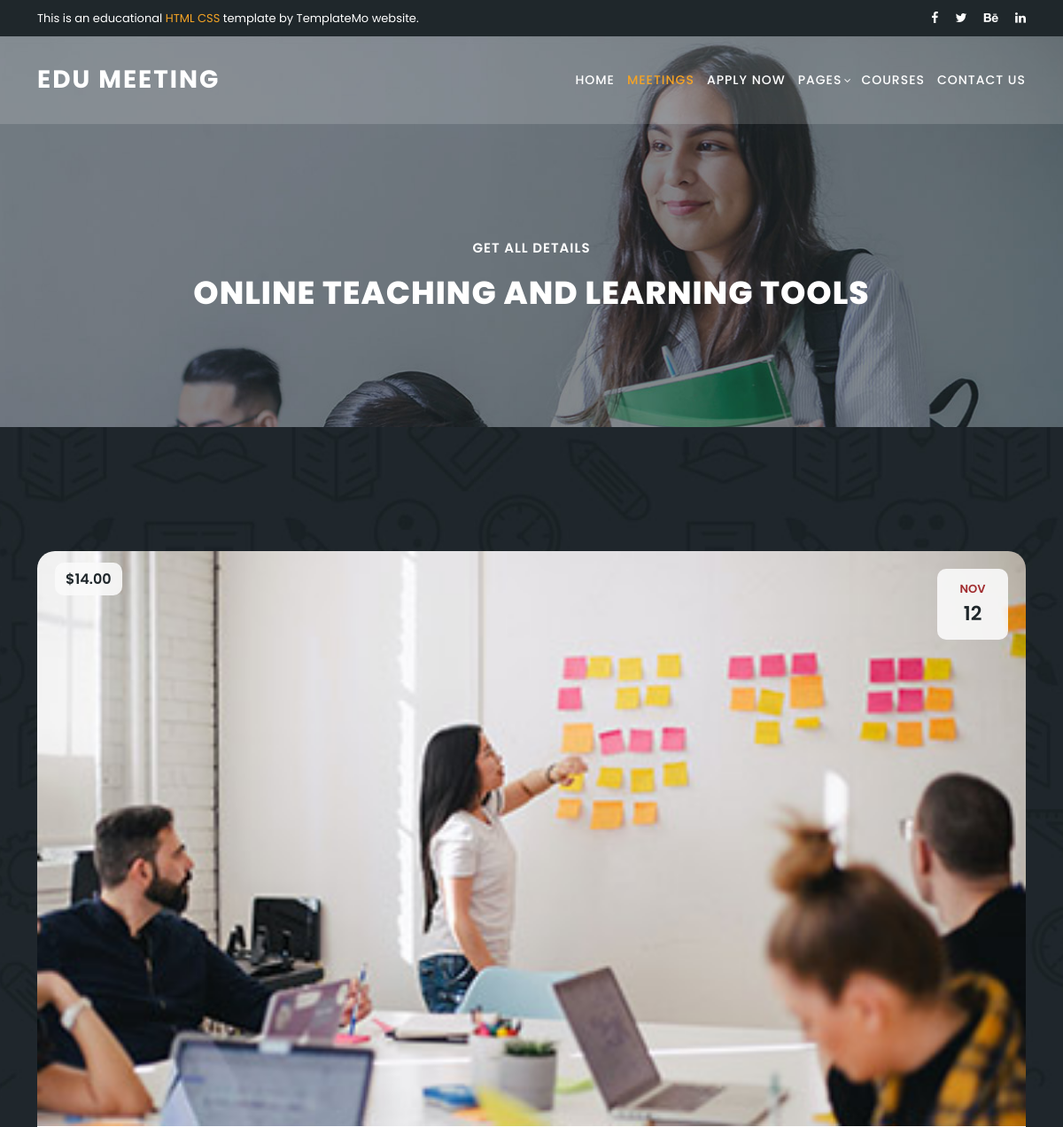
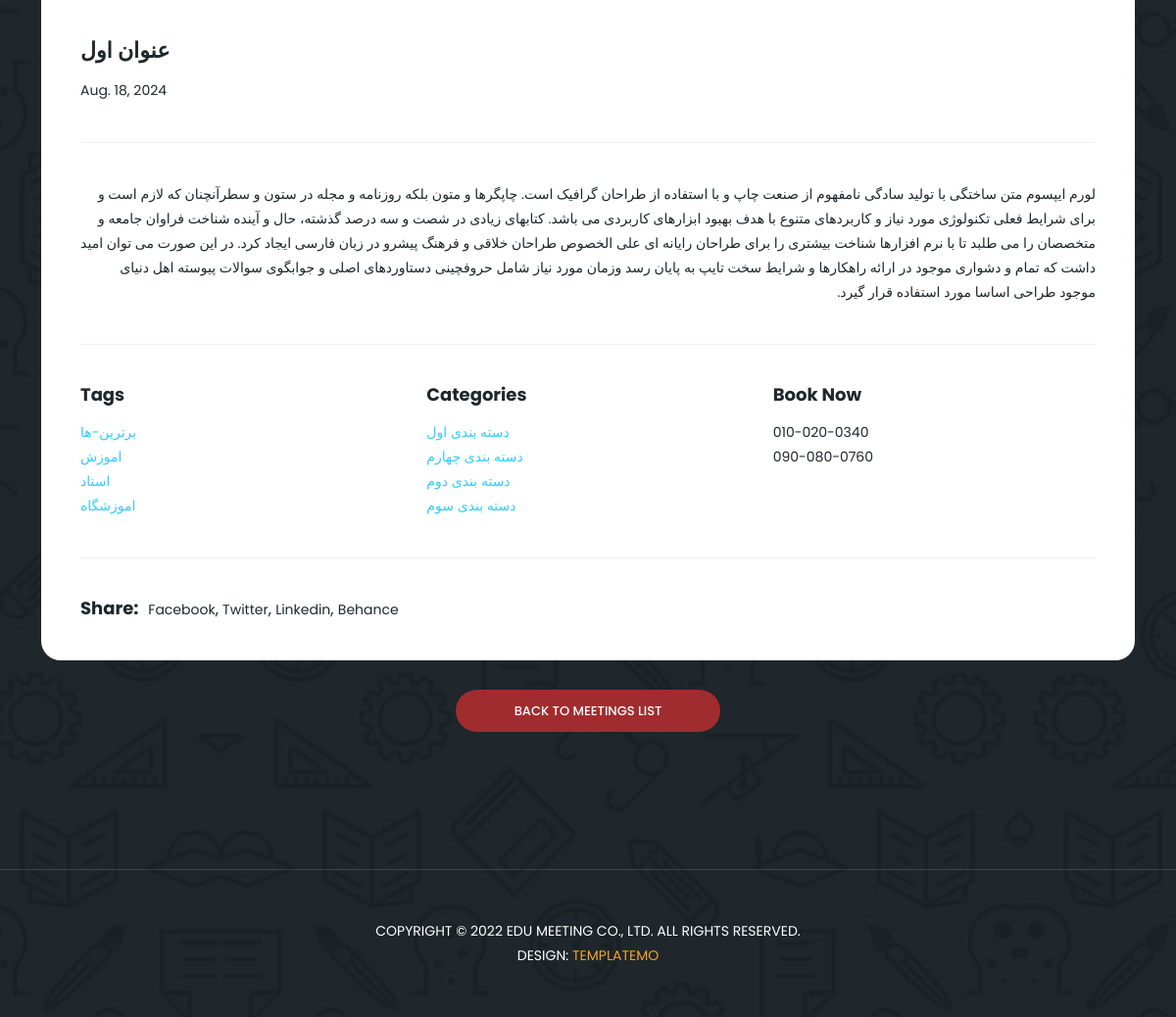
The page /blog/1 on the database its author committed (2 pictures, top to bottom).
### blog/models.py (models this page shows, shortened)
class Blog(models.Model):
    title = models.CharField(_("عنوان"), max_length=50)
    description = models.CharField(_("توضیحات"), max_length=100)
    content = models.TextField(_("متن"))
    created_at = models.DateField(_("زمان انتشار"), default=timezone.now)
    image = models.ImageField(_("تصویر"), upload_to="blogs/", blank=True, null=True)
    category = models.ForeignKey("Category", related_name="blog", on_delete=models.CASCADE, verbose_name=_("دسته بندی"), blank=True, null=True)
    tags = models.ManyToManyField("Tag", related_name="blogs", verbose_name=_("تگ ها"), blank=True, null=True)

class Tag(models.Model):
    title = models.CharField(_("عنوان"), max_length=50)
    slug = models.SlugField(_("عنوان لاتین"))
    published_at = models.DateTimeField(_("تاریخ انتشار"), auto_now=False, auto_now_add=True)
    update_at = models.DateTimeField(_("تاریخ بروزرسانی"), auto_now=False, auto_now_add=True)

class Category(models.Model):
    title = models.CharField(_("عنوان"), max_length=50)
    slug = models.SlugField(_("عنوان لاتین"))
    published_at = models.DateTimeField(_("تاریخ انتشار"), auto_now=False, auto_now_add=True)

### blog/views.py (the view)
# urls.py: path("<int:id>", views.blog_detail, name="blog_detail"),
def blog_detail(request, id):
    blog = Blog.objects.get(id=id)
    tags = Tag.objects.all().filter(blogs=blog)
    categories = Category.objects.all()
    context = {
        "blog": blog,
        "tags": tags,
        "categories": categories,
    }
    return render(request, "blog/blog_detail.html", context)

### blog/templates/blog/blog_detail.html
{% extends 'base.html' %}
{% load static%}
{% block content%}
  <section class="heading-page header-text" id="top">
    <div class="container">
      <div class="row">
        <div class="col-lg-12">
          <h6>Get all details</h6>
          <h2>Online Teaching and Learning Tools</h2>
        </div>
      </div>
    </div>
  </section>
  <section class="meetings-page" id="meetings">
    <div class="container">
      <div class="row">
        <div class="col-lg-12">
          <div class="row">
            <div class="col-lg-12">
              <div class="meeting-single-item">
                <div class="thumb">
                  <div class="price">
                    <span>$14.00</span>
                  </div>
                  <div class="date">
                    <h6>Nov <span>12</span></h6>
                  </div>
                  <a href="meeting-details.html"><img src="{{blog.image.url}}" alt=""></a>
                </div>
                <div class="down-content">
                  <a href="meeting-details.html"><h4>{{blog.title}}</h4></a>
                  <p>{{blog.created_at}}</p>
                  <p dir="rtl" class="description">{{blog.content}}</p>
                  <div class="row">
                    <div class="col-lg-4">
                      <div class="Tags">
                        <h5>Tags</h5>
                        {% for tag in tags %}
                        <p><a href="{% url 'blog:tag' tag.slug %}">{{tag.title}}</a></p>
                        {% endfor %}
                      </div>
                    </div>
                    <div class="col-lg-4">
                      <div class="Categories">
                        <h5>Categories</h5>
                         {% for cat in categories %}
                            <p><a href="{% url 'blog:category' cat.slug %}"><span>{{cat.title}}</span></a></p>
                            {% endfor %}
                      </div>
                    </div>
                    <div class="col-lg-4">
                      <div class="book now">
                        <h5>Book Now</h5>
                        <p>010-020-0340<br>090-080-0760</p>
                      </div>
                    </div>
                    <div class="col-lg-12">
                      <div class="share">
                        <h5>Share:</h5>
                        <ul>
                          <li><a href="#">Facebook</a>,</li>
                          <li><a href="#">Twitter</a>,</li>
                          <li><a href="#">Linkedin</a>,</li>
                          <li><a href="#">Behance</a></li>
                        </ul>
                      </div>
                    </div>
                  </div>
                </div>
              </div>
            </div>
            <div class="col-lg-12">
              <div class="main-button-red">
                <a href="meetings.html">Back To Meetings List</a>
              </div>
            </div>
          </div>
        </div>
      </div>
    </div>
    <div class="footer">
      <p>Copyright © 2022 Edu Meeting Co., Ltd. All Rights Reserved.
          <br>Design: <a href="https://templatemo.com" target="_parent" title="free css templates">TemplateMo</a></p>
    </div>
  </section>
{% endblock content%}

### static/assets/css/templatemo-edu-meeting.css (style rules this page uses)
html, body, div, span, applet, object, iframe, h1, h2, h3, h4, h5, h6, p, blockquote, div pre, a, abbr, acronym, address, big, cite, code, del, dfn, em, font, img, ins, kbd, q, s, samp, small, strike, strong, sub, sup, tt, var, b, u, i, center, dl, dt, dd, ol, ul, li, figure, header, nav, section, article, aside, footer, figcaption { margin: 0; padding: 0; border: 0; outline: 0; }
ul, li { padding: 0; margin: 0; list-style: none; }
header, nav, section, article, aside, footer, hgroup { display: block; }
* { box-sizing: border-box; }
html, body { font-family: 'Poppins', sans-serif; font-weight: 400; background-color: #fff; font-size: 16px; -ms-text-size-adjust: 100%; -webkit-font-smoothing: antialiased; -moz-osx-font-smoothing: grayscale; }
a { text-decoration: none !important; color: #3CF; }
h1, h2, h3, h4, h5, h6 { margin-top: 0px; margin-bottom: 0px; }
ul { margin-bottom: 0px; }
p { font-size: 14px; line-height: 25px; color: #2a2a2a; }
img { width: 100%; overflow: hidden; }
html, body { background: #fff; font-family: 'Poppins', sans-serif; }
.main-button-red a { font-size: 13px; color: #fff; background-color: #a12c2f; padding: 12px 30px; display: inline-block; border-radius: 22px; font-weight: 500; text-transform: uppercase; transition: all .3s; }
.footer { text-align: center; margin-top: 140px; border-top: 1px solid rgba(250,250,250,0.15); padding: 50px 0px; }
.footer p { text-transform: uppercase; font-size: 14px; color: #fff; }
.footer p a { color: #f5a425; }
section.heading-page { background-image: url(../images/heading-bg.jpg); background-position: center center; background-repeat: no-repeat; background-size: cover; padding-top: 230px; padding-bottom: 110px; text-align: center; }
section.heading-page h6 { margin-top: 0px; font-size: 15px; text-transform: uppercase; font-weight: 600; color: #fff; letter-spacing: 1px; }
section.heading-page h2 { margin-top: 20px; margin-bottom: 20px; font-size: 36px; text-transform: uppercase; font-weight: 800; color: #fff; letter-spacing: 1px; }
section.meetings-page { background-image: url(../images/meetings-page-bg.jpg); background-position: center center; background-attachment: fixed; background-repeat: no-repeat; background-size: cover; padding-top: 140px; padding-bottom: 0px; }
section.meetings-page .main-button-red { text-align: center; }
section.meetings-page .main-button-red a { padding: 12px 60px; text-align: center; margin-top: 30px; }
.meeting-single-item .thumb { position: relative; }
.meeting-single-item .thumb img { border-top-right-radius: 20px; border-top-left-radius: 20px; }
.meeting-single-item .thumb .price { position: absolute; left: 20px; top: 20px; }
.meeting-single-item .thumb .price span { font-size: 16px; color: #1f272b; font-weight: 600; background-color: rgba(250,250,250,0.9); padding: 7px 12px; border-radius: 10px; }
.meeting-single-item .down-content { background-color: #fff; padding: 40px; border-bottom-right-radius: 20px; border-bottom-left-radius: 20px; }
.meeting-single-item .thumb .date { position: absolute; background-color: rgba(250,250,250,0.9); width: 80px; height: 80px; text-align: center; padding: 15px 0px; border-radius: 10px; right: 20px; top: 20px; }
.meeting-single-item .thumb .date h6 { font-size: 13px; text-transform: uppercase; font-weight: 600; color: #a12c2f; }
.meeting-single-item .thumb .date span { display: block; color: #1f272b; font-size: 22px; margin-top: 7px; }
.meeting-single-item .down-content h4 { font-size: 22px; color: #1f272b; font-weight: 600; display: inline-block; margin-bottom: 15px; }
.meeting-single-item .down-content h5 { font-size: 18px; color: #1f272b; font-weight: 700; display: inline-block; margin-bottom: 15px; }
.meeting-single-item .down-content p { color: #1f272b; font-size: 14px; }
.meeting-single-item .down-content p.description { margin-top: 40px; padding-top: 40px; border-top: 1px solid #eee; margin-bottom: 40px; padding-bottom: 40px; border-bottom: 1px solid #eee; }
.meeting-single-item .down-content .share { margin-top: 40px; padding-top: 40px; border-top: 1px solid #eee; }
.meeting-single-item .down-content .share h5 { float: left; margin-right: 10px; margin-bottom: 0px; }
.meeting-single-item .down-content .share ul li { display: inline; }
.meeting-single-item .down-content .share ul li a { font-size: 14px; color: #1f272b; transition: all .3s; }

### rows shown on the page
Blog: image (picture), title "عنوان اول", created_at "Aug. 18, 2024", content "لورم ایپسوم متن ساختگی با تولید سادگی نامفهوم از صنعت چاپ و با استفاده از طراحان گرافیک است. چاپگرها و متون بلکه روزنامه و مجله در ستون و سطرآنچنان که لازم است و برای شرایط فعلی تکنولوژی مورد نیاز و کاربردهای متنوع با هدف بهبود ابزارهای کاربردی می باشد. کتابهای زیادی در شصت و سه درصد گذشته، حال و آینده شناخت فراوان جامعه و متخصصان را می طلبد تا با نرم افزارها شناخت بیشتری را برای طراحان رایانه ای علی الخصوص طراحان خلاقی و فرهنگ پیشرو در زبان فارسی ایجاد کرد. در این صورت می توان امید داشت که تمام و دشواری موجود در ارائه راهکارها و شرایط سخت تایپ به پایان رسد وزمان مورد نیاز شامل حروفچینی دستاوردهای اصلی و جوابگوی سوالات پیوسته اهل دنیای موجود طراحی اساسا مورد استفاده قرار گیرد."
Tag: title "برترین-ها"
Tag: title "اموزش"
Tag: title "استاد"
Tag: title "اموزشگاه"
Category: title "دسته بندی اول"
Category: title "دسته بندی چهارم"
Category: title "دسته بندی دوم"
Category: title "دسته بندی سوم"
